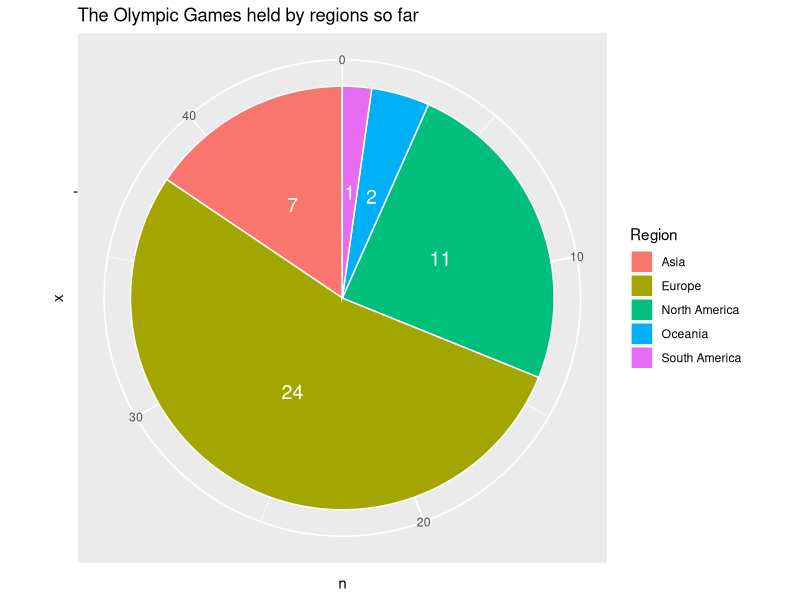

R code for this plot:
# Import Required Libraries
library(dplyr)
library(ggplot2)
library(tidyr)
library(readxl)

# Read from excel file
olympic_games <- read_excel("olympic_games.xlsx")

View(olympic_games)

olympic_games <- olympic_games %>%
  fill(c(Region, Year), .direction = "down")

olympic_games_by_region <- olympic_games %>%
  group_by(Region, Year) %>%
  summarize()

olympic_games_by_region_count <- olympic_games_by_region %>%
  group_by(Region) %>%
  count()

View(olympic_games_by_region_count)

ggplot(data = olympic_games_by_region_count,
             aes(x = "", y = n, fill = Region)) +
  geom_bar(stat = "identity", color = "white") +
  coord_polar("y") +
  geom_text(aes(label = n),
            position = position_stack(vjust = 0.5),
            color = "white",
            size = 5) +
  labs(title = "The Olympic Games held by regions so far")
